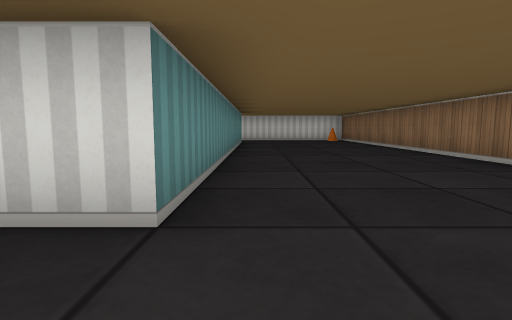
View 1 (above)

21 first-person views from a walk through a cub3D ray-caster map. The camera is about half as high as the walls, tilts 6° down and sees 80° across. The floor is counted in squares. Each view is taken from the middle of a square. On the plan, view 1 faces up. The plan holds only what a view shows up to about 9 squares ahead; the rest is blank.

View 2
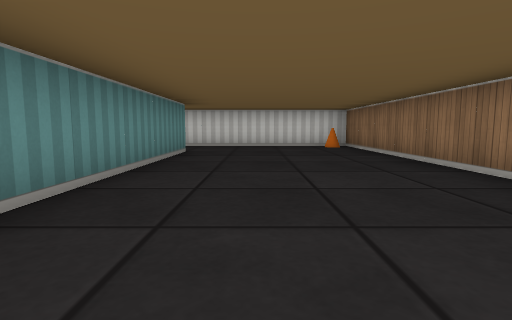

View 3
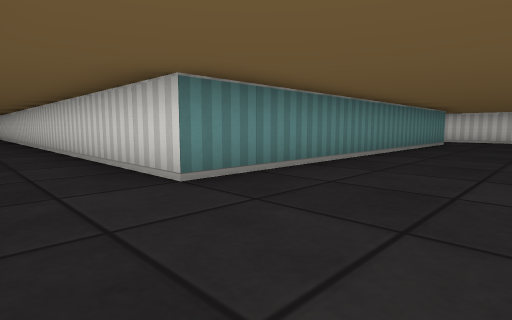

View 4
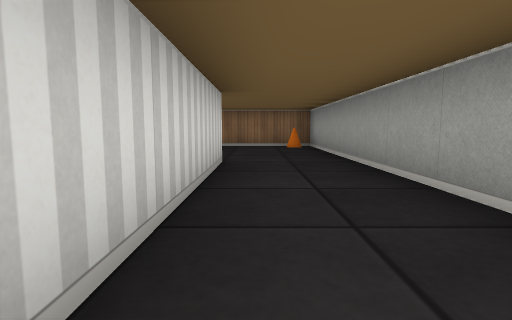

View 5
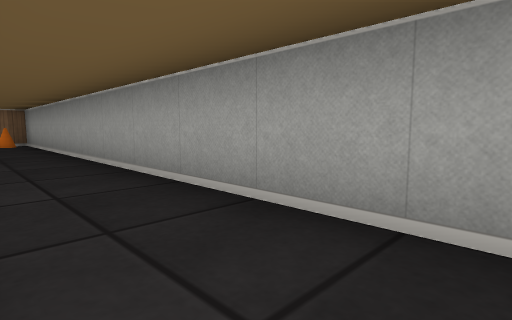

View 6
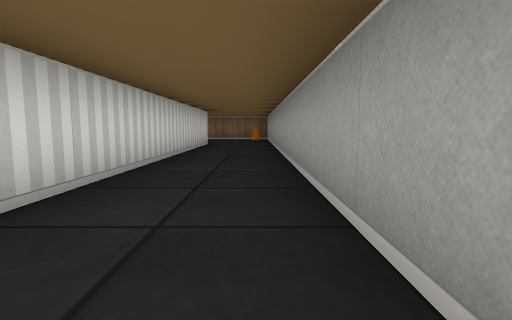

View 7
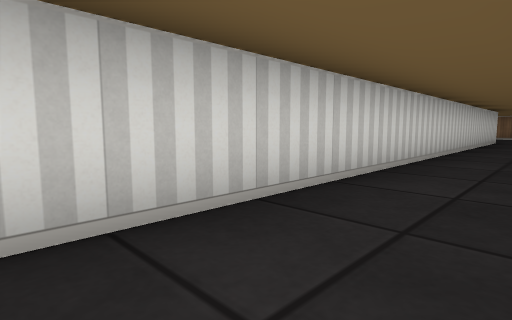

View 8
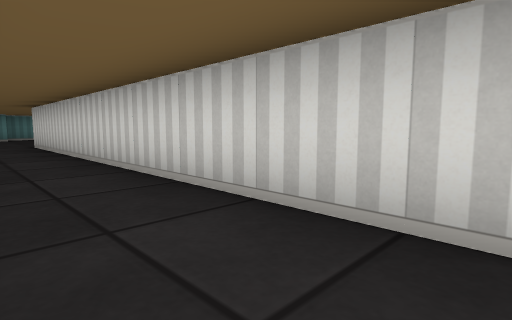

View 9
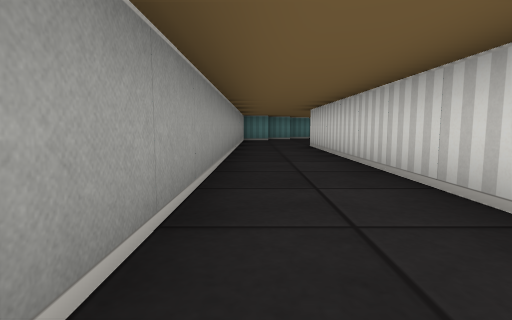

View 10
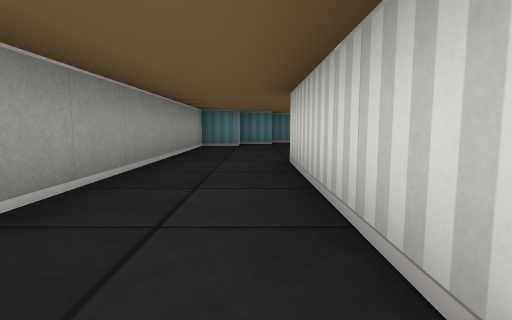

View 11
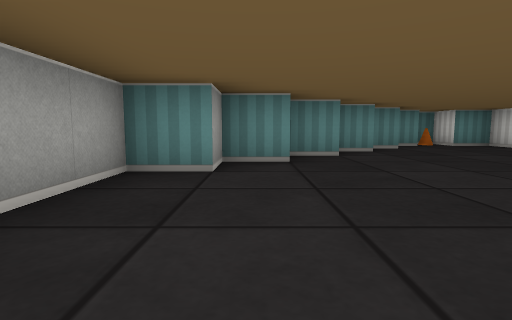

View 12
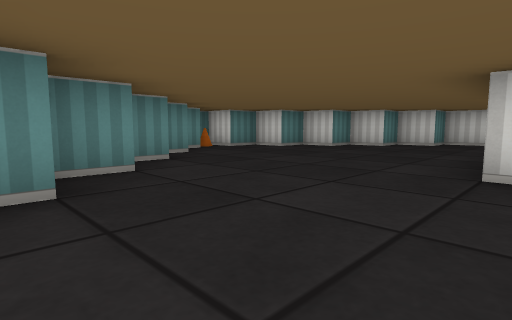

View 13
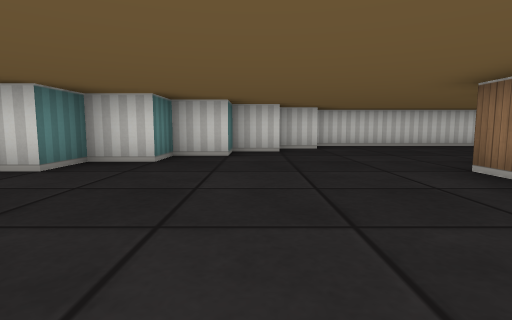

View 14
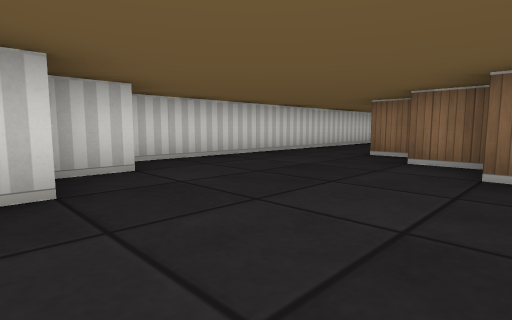

View 15
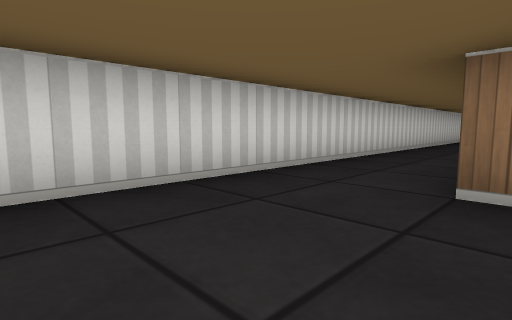

View 16
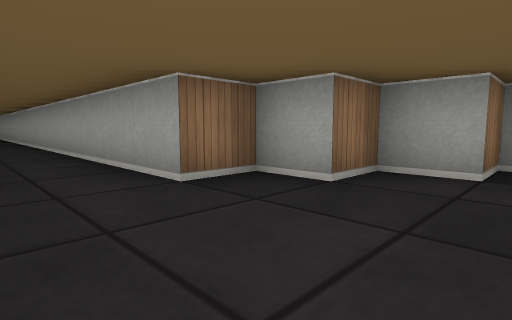

View 17
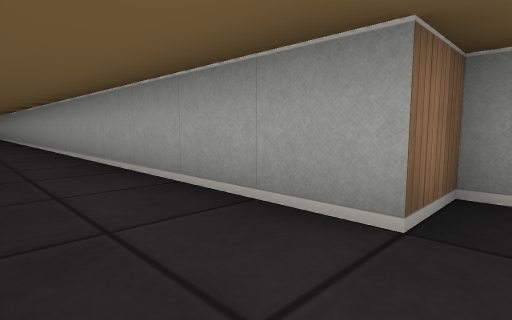

View 18
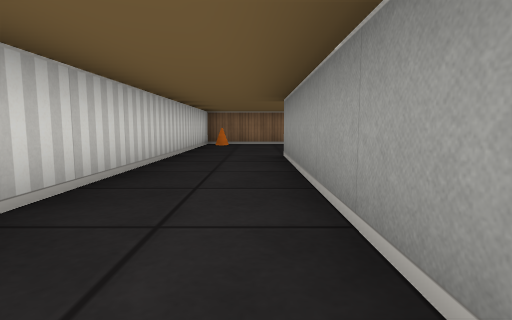

View 19
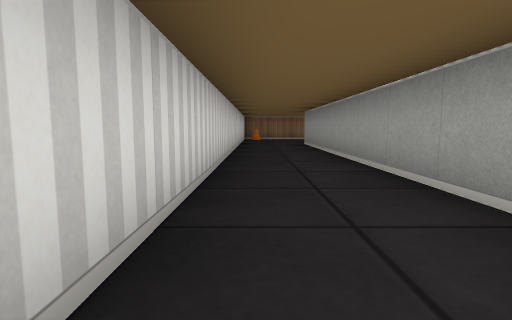

View 20
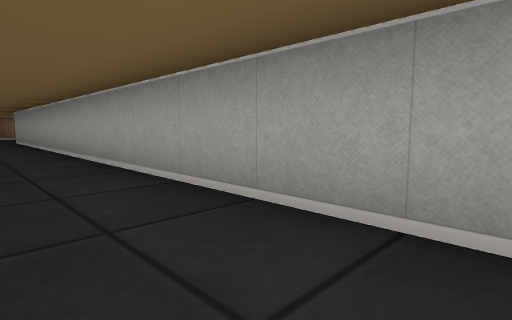

View 21
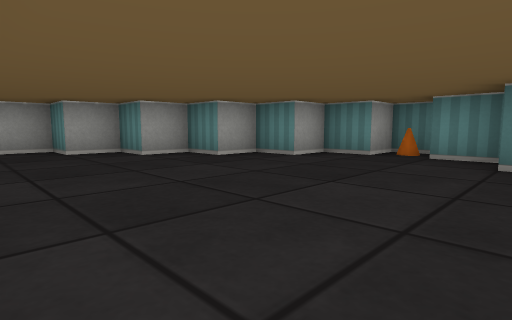

### Floor plan
Ten units are one square. View 1 is at (0, 0); x grows to the right and y downward. Boxes are objects, and circles mark ways between rooms. Rooms are numbered by the first view taken in them; rooms with no view inside come last. Other rooms are left out.
<svg viewBox="-310 -130 350 140">
<path fill="none" stroke="#000" d="M-95 5 35 5 35 -20M35 -41 35 -125 -95 -125M-126 -125 -205 -125M-215 5 -125 5M-205 -105 -5 -105 -5 -15 -205 -15M-235 -69 -235 -75M-225 -75 -225 -85 -215 -85 -215 -95 -205 -95 -205 -105M-244 -115 -255 -115 -255 -105 -265 -105 -265 -95 -275 -95 -275 -85 -285 -85 -285 -75 -295 -75 -295 -65 -305 -65 -305 -55 -295 -55 -295 -45 -285 -45 -285 -35 -275 -35 -275 -25 -265 -25 -265 -15 -255 -15 -255 -5 -245 -5 -245 5 -215 5M-205 -125 -244 -125"/>
<rect x="25" y="-5" width="10" height="10" fill="#bbb"><title>cone</title></rect>
<rect x="25" y="-125" width="10" height="10" fill="#bbb"><title>cone</title></rect>
<rect x="-305" y="-65" width="10" height="10" fill="#bbb"><title>cone</title></rect>
<circle cx="-200" cy="-115" r="3" fill="#2a7"/>
<circle cx="-205" cy="-5" r="3" fill="#2a7"/>
<text x="-60" y="-10">1</text>
<text x="-250" y="-60">2</text>
</svg>
Room 1 opens to room 2.

Where each view was taken, in squares from view 1:
view 1: 0 up, 0 right, facing up
view 2: 4 up, 1 right, facing up
view 3: 0 up, 2 right, facing up-left
view 4: 1 up, 5 left, facing right
view 5: 1 up, 7 left, facing down-right
view 6: 0 up, 10 left, facing right
view 7: 0 up, 13 left, facing up-right
view 8: 0 up, 11 left, facing up-left
view 9: 0 up, 12 left, facing left
view 10: 1 up, 16 left, facing left
view 11: 1 up, 21 left, facing left
view 12: 1 up, 23 left, facing up-left
view 13: 4 up, 26 left, facing up
view 14: 8 up, 26 left, facing up-right
view 15: 10 up, 23 left, facing up-right
view 16: 12 up, 23 left, facing down-right
view 17: 12 up, 21 left, facing down-right
view 18: 11 up, 6 left, facing right
view 19: 12 up, 10 left, facing right
view 20: 12 up, 13 left, facing down-right
view 21: 8 up, 24 left, facing down-left
